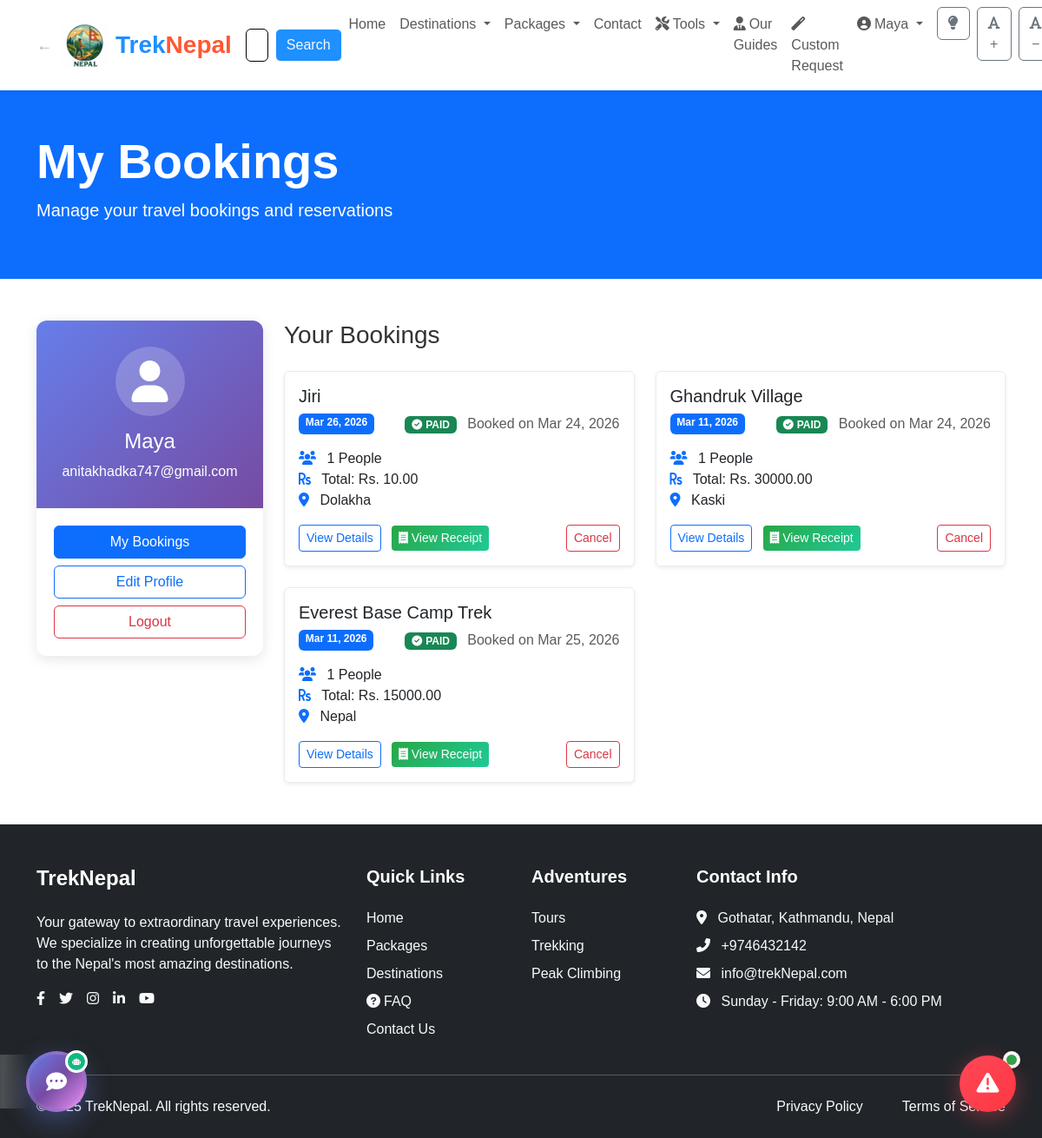
The app's page /my-bookings/ (signed in), older data.
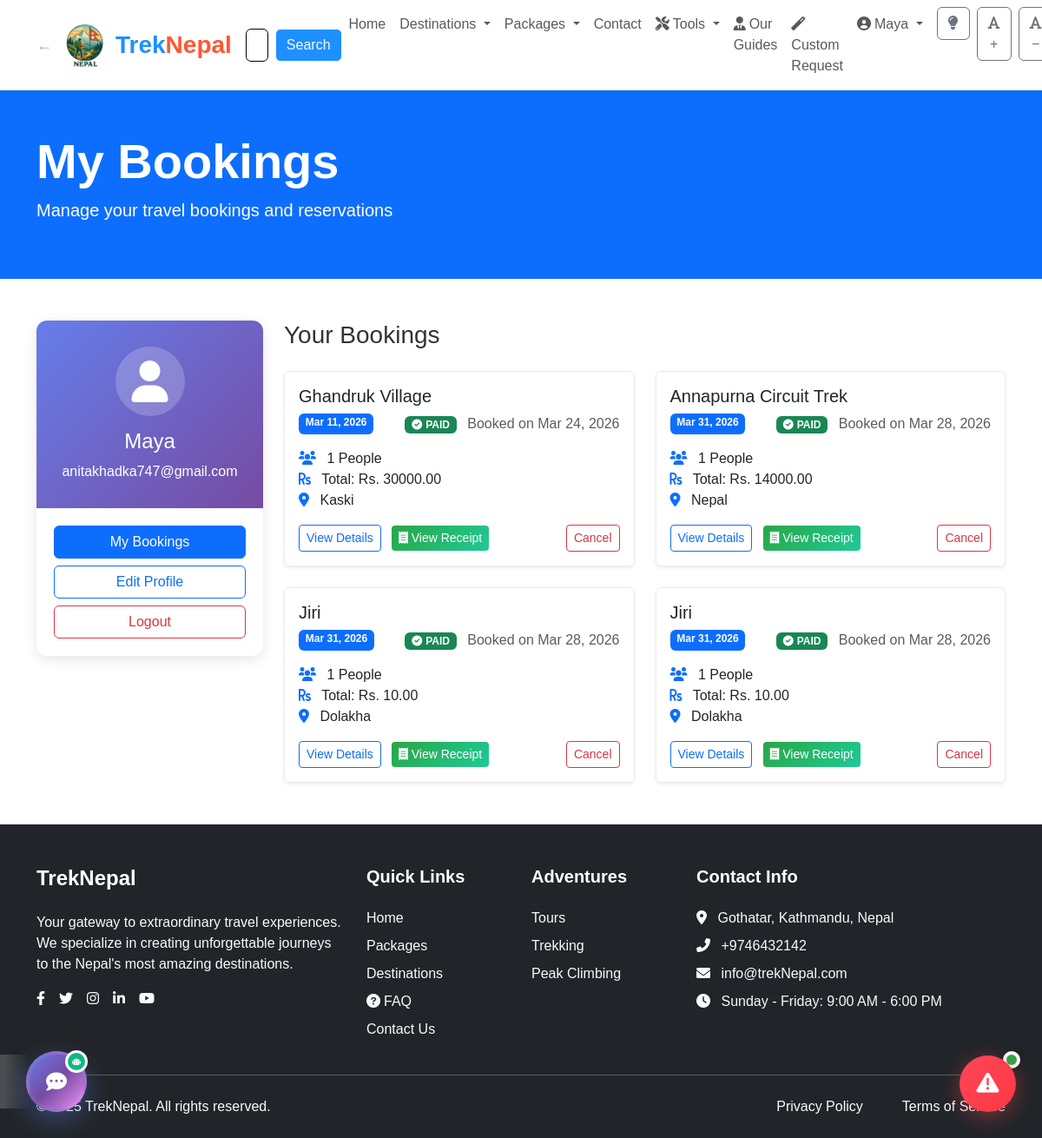
The same page, newer data.
### app/models.py (models this page shows, shortened)
class Booking(models.Model):
    user = models.ForeignKey(User, on_delete=models.CASCADE)
    travel_package = models.ForeignKey(
        TravelPackage, on_delete=models.CASCADE, null=True, blank=True
    )
    num_people = models.PositiveIntegerField(default=1)
    total_price = models.DecimalField(max_digits=10, decimal_places=2)
    travel_date = models.DateField()
    booking_date = models.DateTimeField(auto_now_add=True)
    status = models.CharField(
        max_length=20,
        choices=[
            ("PENDING", "Pending"),
            ("PAID", "Paid"),
            ("FAILED", "Failed"),
        ],
        default="PENDING"
    )
    khalti_pidx = models.CharField(max_length=100, blank=True, null=True)
    guide = models.ForeignKey('Guide', on_delete=models.SET_NULL, null=True, blank=True)
    guide_rating = models.PositiveSmallIntegerField(null=True, blank=True)
    trekking = models.ForeignKey('Trekking', on_delete=models.SET_NULL, null=True, blank=True, related_name='bookings')
    trek_date = models.DateField(null=True, blank=True)

class TravelPackage(models.Model):
    title = models.CharField(max_length=255)
    destination = models.ForeignKey(Destination, on_delete=models.CASCADE, related_name="packages")
    price = models.DecimalField(max_digits=10, decimal_places=2)
    duration = models.IntegerField(help_text="Duration in days")
    available_seats = models.PositiveIntegerField()
    tour_detail = models.ForeignKey(TourDetail, on_delete=models.CASCADE, null=True, blank=True)
    featured_image = models.ImageField(upload_to="featured_images/", null=True, blank=True)
    short_description = models.TextField(max_length=300, blank=True)

class Destination(models.Model):
    name = models.CharField(max_length=255)
    location = models.CharField(max_length=255)
    description = models.TextField()
    image = models.ImageField(upload_to='destinations/')
    country = models.ForeignKey(Country, on_delete=models.CASCADE, related_name='destinations',null=True, blank=True)

class Trekking(models.Model):
    title = models.CharField(max_length=255)
    slug = models.SlugField(unique=True)
    country = models.CharField(max_length=100)
    duration = models.CharField(max_length=100)
    difficulty = models.CharField(max_length=50)
    max_altitude = models.CharField(max_length=100, blank=True, null=True)
    price = models.DecimalField(max_digits=10, decimal_places=2)
    description = models.TextField()
    itinerary = models.TextField(blank=True, null=True)
    image = models.ImageField(upload_to='trekking/')
    is_active = models.BooleanField(default=True)
    created_at = models.DateTimeField(auto_now_add=True)

### app/views.py (the view)
# urls.py: path('my-bookings/', views.my_bookings, name='my_bookings'),
@login_required
def my_bookings(request):
    from .models import GuideMessage
    bookings = Booking.objects.filter(user=request.user)
    unread_counts = {}
    for booking in bookings:
        if booking.guide and booking.status == 'PAID':
            count = GuideMessage.objects.filter(
                booking=booking,
                is_read=False
            ).exclude(sender=request.user).count()
            unread_counts[booking.id] = count
    return render(request, "my_bookings.html", {
        "bookings": bookings,
        "unread_counts": unread_counts
    })

### app/context_processors.py (called while the page is built)
def countries_context(request):
    return {
        'countries': Country.objects.all()
    }

def unread_messages_context(request):
    if request.user.is_authenticated:
        if hasattr(request.user, 'guide'):
            unread_count = GuideMessage.objects.filter(
                booking__guide=request.user.guide,
                is_read=False
            ).exclude(sender=request.user).count()
        else:
            unread_count = GuideMessage.objects.filter(
                booking__user=request.user,
                is_read=False
            ).exclude(sender=request.user).count()
        return {'unread_message_count': unread_count}
    return {'unread_message_count': 0}

### app/models.py (called while the page is built)
    def get_absolute_url(self):
        return reverse('explore_country_detail', args=[str(self.id)])

### app/templates/my_bookings.html (shortened to what the changed rows need)
{% extends 'base.html' %}
{% load custom_filters %}
{% block content %}
<div class="bg-primary text-white py-5">
    <div class="container">
        <h1 class="display-4 fw-bold" data-aos="fade-up">My Bookings</h1>
    </div>
</div>
<section class="py-5">
    <div class="container">
        <div class="row">
            <div class="col-lg-9" data-aos="fade-up" data-aos-delay="100">
                {% if bookings %}
                <div class="row g-4">
                    {% for booking in bookings %}
                    <div class="col-md-6">
                        <div class="card booking-card shadow-sm h-100">
                            <div class="card-body">
                                <h5 class="card-title">
                                    {% if booking.travel_package %}
                                    {{ booking.travel_package.title }}
                                    {% elif booking.trekking %}
                                    {{ booking.trekking.title }}
                                    {% else %}
                                    Booking #{{ booking.id }}
                                    {% endif %}
                                </h5>
                                <div class="d-flex justify-content-between mb-3">
                                    <span class="badge bg-primary">{{ booking.travel_date|date:"M d, Y" }}</span>
                                    <div>
                                        {% if booking.status == 'PAID' %}
                                            <span class="badge bg-success me-2">
                                                <i class="fas fa-check-circle me-1"></i>PAID
                                            </span>
                                        {% elif booking.status == 'PENDING' %}
                                            <span class="badge bg-warning me-2">
                                                <i class="fas fa-clock me-1"></i>PENDING
                                            </span>
                                        {% else %}
                                            <span class="badge bg-danger me-2">
                                                <i class="fas fa-times-circle me-1"></i>{{ booking.status }}
                                            </span>
                                        {% endif %}
                                        <span class="text-muted">Booked on {{ booking.booking_date|date:"M d, Y" }}</span>
                                    </div>
                                </div>
                                <ul class="list-unstyled mb-3">
                                    <li><i class="fas fa-users me-2 text-primary"></i> {{ booking.num_people }} People</li>
                                    <li><i class="fas fa-rupee-sign me-2 text-primary"></i> Total: Rs. {{ booking.total_price }}</li>
                                    {% if booking.travel_package %}
                                    <li><i class="fas fa-map-marker-alt me-2 text-primary"></i> {{ booking.travel_package.destination.name }}</li>
                                    {% elif booking.trekking %}
                                    <li><i class="fas fa-map-marker-alt me-2 text-primary"></i> {{ booking.trekking.country }}</li>
                                    {% endif %}
                                </ul>
                                <div class="d-flex justify-content-between align-items-center flex-wrap gap-2">
                                    <div>
                                        <a href="{% url 'booking_detail' booking.id %}" class="btn btn-sm btn-outline-primary me-2">View Details</a>
                                        {% if booking.status == 'PAID' %}
                                        <a href="{% url 'booking_receipt' booking.id %}" class="btn btn-sm btn-receipt me-2">
                                            <i class="fas fa-receipt me-1"></i>View Receipt
                                        </a>
                                        {% endif %}
                                        {% if booking.guide and booking.status == 'PAID' %}
                                            {% load tz %}
                                            {% now "Y-m-d" as today %}
                                        {% endif %}
                                    </div>
                                    <form method="post" action="{% url 'cancel_booking' booking.id %}" style="display:inline;" data-no-spinner>
                                        <button type="button" class="btn btn-sm btn-outline-danger soft-delete-btn" data-label="Booking" data-form-id="cancel-form-{{ booking.id }}">Cancel</button>
                                    </form>
                                </div>
                            </div>
                        </div>
                    </div>
                    {% endfor %}
                </div>
                {% else %}
                <div class="alert alert-info">
                    <p class="mb-0">You don't have any bookings yet. <a href="{% url 'package_list' %}">Browse our packages</a> to book your next adventure!</p>
                </div>
                {% endif %}
            </div>
        </div>
    </div>
</section>
{% endblock %}

Row changes from the older to the newer data that the page shows:
removed Booking: travel_package "Jiri", travel_date "Mar 26, 2026", status "PAID" (drawn), booking_date "Mar 24, 2026", num_people "1", total_price "10.00", travel_package.destination.name "Dolakha"
removed Booking: trekking "Everest Base Camp Trek", travel_date "Mar 11, 2026", status "PAID" (drawn), booking_date "Mar 25, 2026", num_people "1", total_price "15000.00", trekking.country "Nepal"
added Booking: trekking "Annapurna Circuit Trek", travel_date "Mar 31, 2026", status "PAID" (drawn), booking_date "Mar 28, 2026", num_people "1", total_price "14000.00", trekking.country "Nepal"
added Booking: travel_package "Jiri", travel_date "Mar 31, 2026", status "PAID" (drawn), booking_date "Mar 28, 2026", num_people "1", total_price "10.00", travel_package.destination.name "Dolakha"
added Booking: travel_package "Jiri", travel_date "Mar 31, 2026", status "PAID" (drawn), booking_date "Mar 28, 2026", num_people "1", total_price "10.00", travel_package.destination.name "Dolakha"
